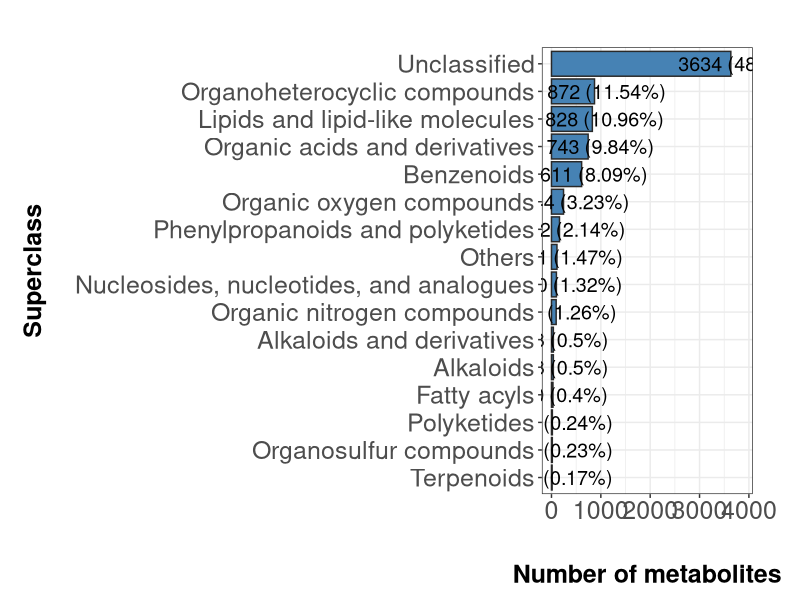
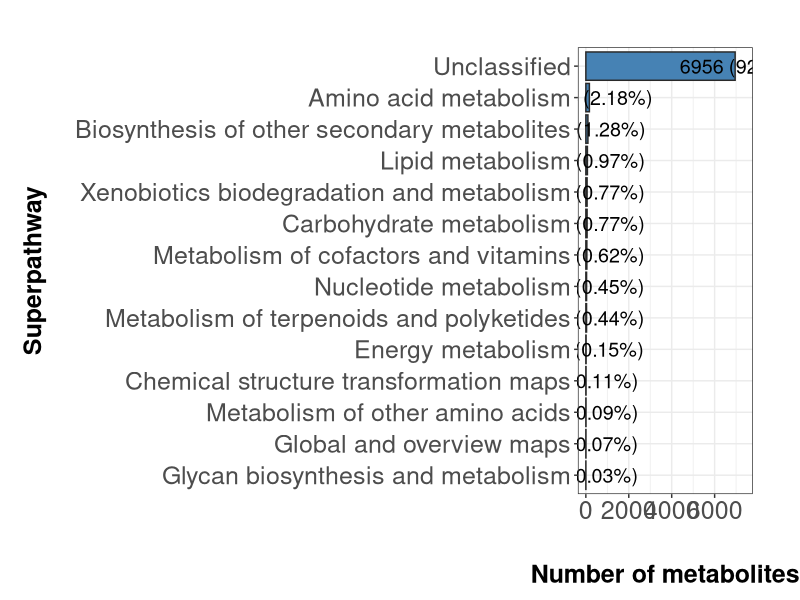
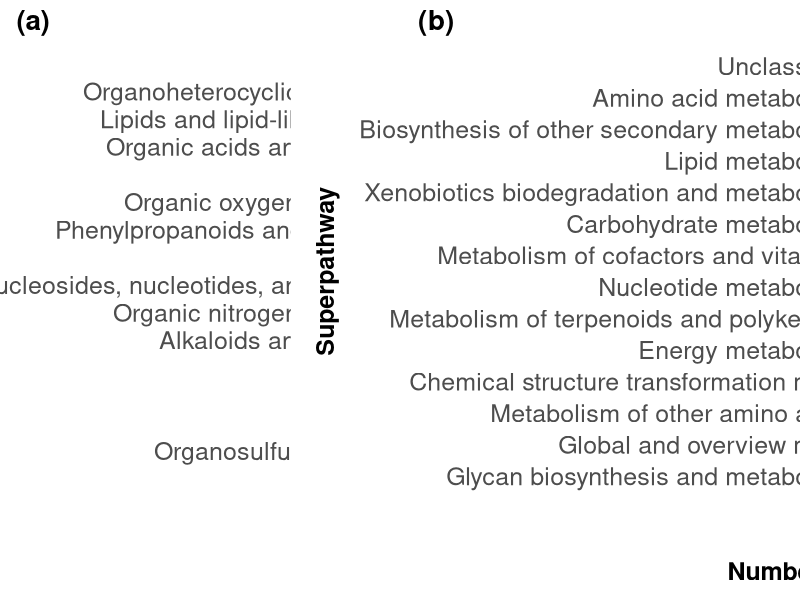
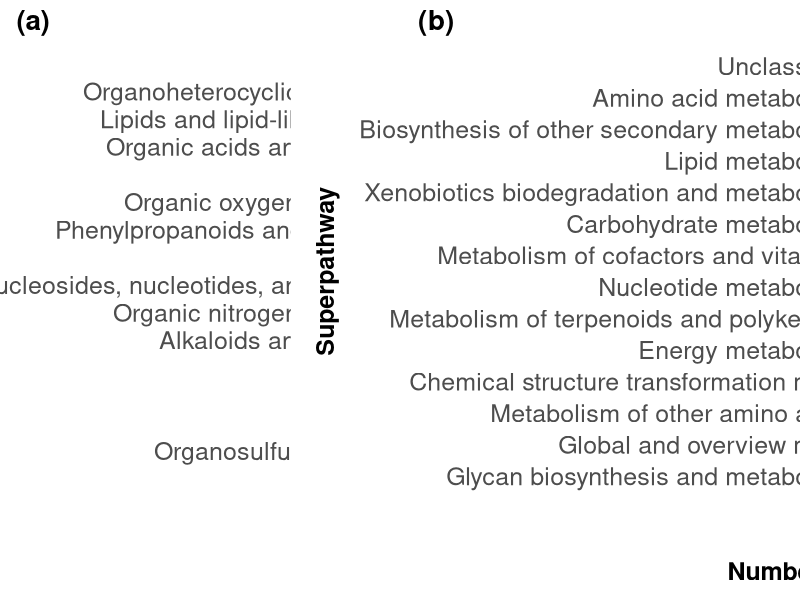

Recreate these plots in R, in order.
library(readxl)
library(ggplot2)
library(dplyr)
library(openxlsx)
library(ggpubr)

# Importing metabolite classification file
df0 <- read_excel("global_metabolite_list.xlsx")


# Selecting columns to include
classification <- df0[,c("ID","ID_name","Name","Super.Class","Sub.Class","Class","Final.Class",
                         "Super.Pathway","Sub.Pathway","Pathway")]

# Renaming super classes
classification[classification$Super.Class=="NA","Super.Class"] <- "Unclassified"
classification[classification$Super.Class=="FA  Fatty acyls","Super.Class"] <- "Fatty acyls"
classification[classification$Super.Class=="ST  Sterol lipids","Super.Class"] <- "Sterol lipids"
classification[classification$Super.Class=="PK  Polyketides","Super.Class"] <- "Polyketides"
classification[classification$Super.Class=="GL  Glycerolipids","Super.Class"] <- "Glycerolipids"
classification[classification$Super.Class=="GP  Glycerophospholipids","Super.Class"] <- "Glycerophospholipids"
classification[classification$Super.Class=="PR  Prenol lipids","Super.Class"] <- "Prenol lipids"
classification[classification$Super.Class=="SP  Sphingolipids","Super.Class"] <- "Sphingolipids"
classification[classification$Super.Class=="Others","Super.Class"] <- "Unclassified"

# NAs as unclassified
classification[classification$Super.Pathway=="NA","Super.Pathway"] <- "Unclassified"

# Grouping by superclass
Superclass_tally <- classification %>% group_by(Super.Class) %>% tally() %>%
  arrange(n)

# Getting top superclasses
Superclass_tally$Superclass <- ifelse(Superclass_tally$n >= 13, Superclass_tally$Super.Class, "Others")
# Getting counts for 'others;
Others_sum <- sum(Superclass_tally[which(Superclass_tally$Superclass=="Others"),2])

# Plotting superclass distribution
Superclass_df <- Superclass_tally[Superclass_tally$n>=13,]
Superclass_df <- rbind(Superclass_df, list("Others", Others_sum, "Others"))
Superclass_df$per <- round((Superclass_df$n)/7554*100,2)
Superclass_df$n2 <- paste(Superclass_df$n, " (",Superclass_df$per,"%)", sep="")

p <- ggplot(Superclass_df, aes(x = n, y = reorder(Superclass, n))) +
  geom_bar(stat="identity", color="#292929",fill='steelblue') +
  geom_text(aes(label = n2), nudge_x = 250, size = 5) +
  theme_bw() +
  labs(x="Number of metabolites",
       y="Superclass") +
  theme(axis.text.x=element_text(size=18),
        axis.text.y=element_text(size=18),
        axis.title.x = element_text(size=18, face = "bold", vjust = -5),
        axis.title.y = element_text(size=18, face = "bold", vjust = +5),
        title = element_text(face="bold", size = 20)) +
  theme(plot.margin = margin(1.2,1.2,1.2,1.2, "cm")); p



# Plotting superpathway distribution
Superpathway_tally <- classification %>% group_by(Super.Pathway) %>% tally() %>%
  arrange(n)
Superpathway_tally$per <- round((Superpathway_tally$n)/7554*100,2)
Superpathway_tally$n2 <- paste(Superpathway_tally$n, " (",Superpathway_tally$per,"%)", sep="")


p2 <- ggplot(Superpathway_tally, aes(x = n, y = reorder(Super.Pathway, n))) +
  geom_bar(stat="identity", color="#292929",fill='steelblue') +
  geom_text(aes(label = n2), nudge_x = 450, size = 5) +
  theme_bw() +
  labs(x="Number of metabolites",
       y="Superpathway") +
  theme(axis.text.x=element_text(size=18),
        axis.text.y=element_text(size=18),
        axis.title.x = element_text(size=18, face = "bold", vjust = -5),
        axis.title.y = element_text(size=18, face = "bold", vjust = +5),
        title = element_text(face="bold", size = 20)) +
  theme(plot.margin = margin(1.2,1.2,1.2,1.2, "cm")); p2


# Merging plots
plots <- ggarrange(p, p2, ncol = 2, nrow = 1,
                   font.label = list(size = 20, color = "black", face = "bold", family = NULL),
                   labels = c("(a)","(b)"))

ggsave("Globaloverview.png",height=10,width=30, units="in", dpi = 600)
print(plots)
dev.off()

